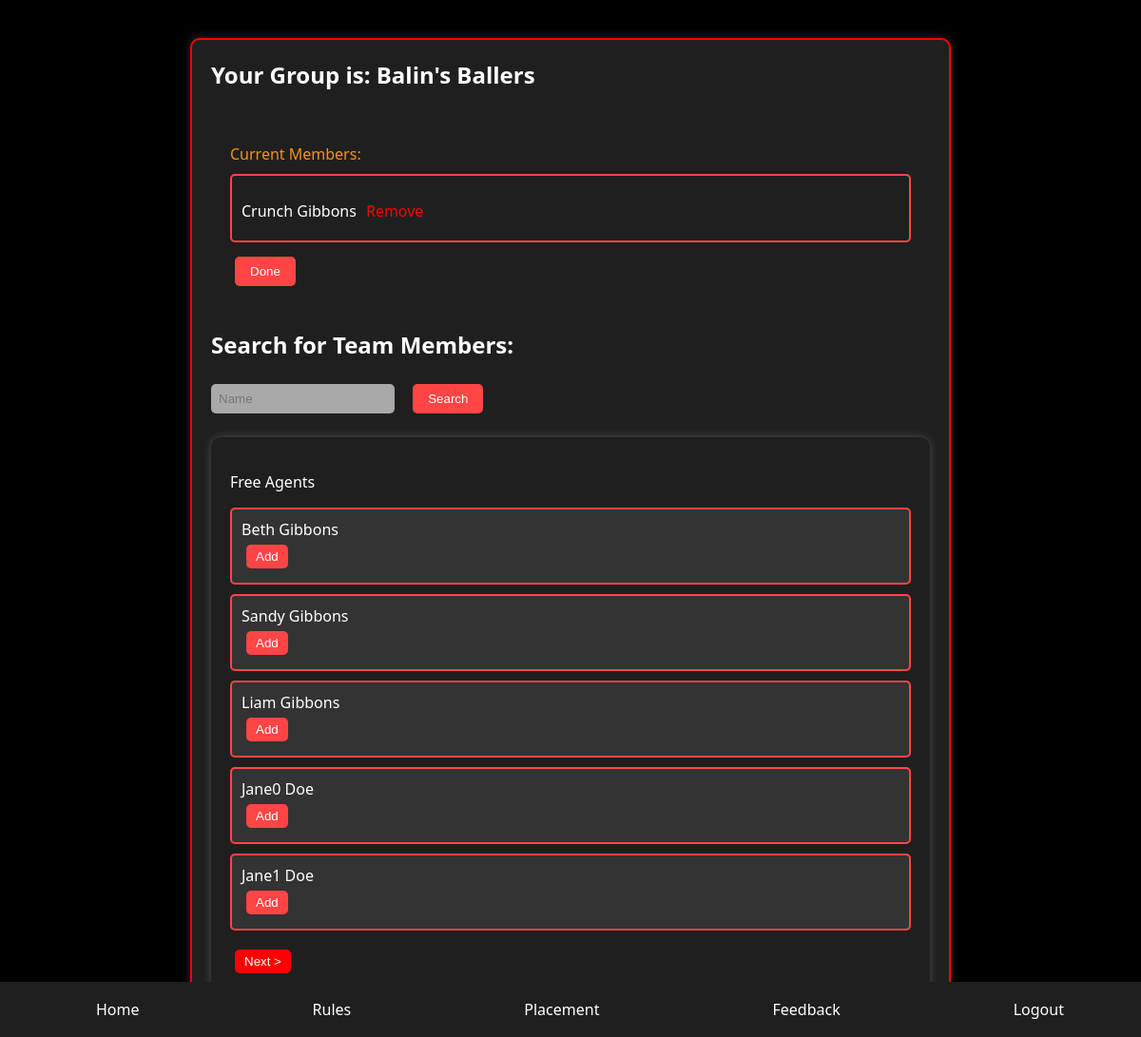
Screenshot of /placement/ (signed in) with the database file from the repository.
### users/models.py (models this page shows, shortened)
class AgentGroup(models.Model):
    group_name = models.CharField(max_length = 255, blank=True, null=True)
    players = models.ManyToManyField(Player)
    is_out = models.BooleanField(default=False)
    target_group_name = models.CharField(max_length=255, blank=True, null=True)
    target_group_pk = models.IntegerField(null=True, blank=True)
    kills = models.IntegerField(default=0)
    is_playing = models.BooleanField(default=True)
    is_winner = models.BooleanField(default=False)

class Player(models.Model):
    user = models.OneToOneField(CustomUser, on_delete=models.CASCADE)
    is_dead = models.BooleanField(default=False)
    target_name = models.CharField(max_length=255, blank=True, null=True)
    target_pk = models.IntegerField(null=True, blank=True)
    agent_name = models.CharField(max_length=255, blank=True, null=True)
    kills = models.IntegerField(default=0)
    is_playing = models.BooleanField(default=True)
    is_winner = models.BooleanField(default=False)
    in_waiting = models.BooleanField(default=False)
    have_eliminated_today = models.BooleanField(default=False)

class CustomUser(AbstractUser):
    @property
    def name(self):
        return f"{self.first_name} {self.last_name}"

### users/views.py (the view)
# urls.py: path("placement/", views.placement, name='placement'),
def placement(request):
    new_team = request.GET.get("team_name")
    if new_team is not None:
        if len(AgentGroup.objects.filter(players=request.user.player)) == 0:
            new_group = AgentGroup.objects.create(group_name = new_team)
            new_group.players.add(request.user.player)
            new_group.save()
    player_added = request.GET.get("player_pk")
    if player_added is not None:
        current_group = AgentGroup.objects.filter(players=request.user.player)[0]
        current_group.players.add(Player.objects.get(pk=player_added))
        current_group.save()
    player_deleted = request.GET.get("player_cleared")
    if player_deleted is not None:
        current_group = AgentGroup.objects.filter(players=request.user.player)[0]
        current_group.players.remove(Player.objects.get(pk=player_deleted))
        current_group.save()
    is_placed = True
    current = request.user.player
    current_group = AgentGroup.objects.filter(players=current)
    if current_group == None or len(current_group) == 0:
        is_placed = False
        c_group = None
    else:
        c_group = current_group[0]
    all_players = Player.objects.all()
    search = request.GET.get('q')
    if search is not None:
        all_players = Player.objects.filter(user__first_name__icontains=search)
    players_not_on_team = [player for player in all_players if GameManager.player_on_team(player) is None]
    context = {'is_placed': is_placed, 'group': c_group, 'ggame': GameManager.is_placing_groups(), 'players': players_not_on_team}
    return render(request, "users/placement.html", context)

### users/game.py (called while the page is built)
    @staticmethod
    def player_on_team(player: Player):
        group = AgentGroup.objects.filter(players=player)
        length = len(group)
        match length:
            case 0:
                return None
            case 1:
                return group
            case _:
                raise IndexError("Player on too many teams")

    @staticmethod
    def is_placing_groups():
        if Game.objects.all() == None or len(Game.objects.all()) == 0:
            return False
        return Game.objects.all()[0].placing_groups == True

### users/templates/users/placement.html (shortened to what this page needs)
{% load static %}
<!DOCTYPE html>
<html lang="en">
<head>
    <link rel="stylesheet" href="{% static 'users/assassin.css' %}" />
</head>
<body>
    <div class="container">
        <div class="content">
            {% if is_placed %}
            <h2 class="team-name">Your Group is: {{ group.group_name }}</h2>
            <div class="team-container">
                <p class="team-heading">Current Members: </p>
                {% for player in group.players.all %}
                <div class="player-container">
                    <p class="team-item">{{ player.user.first_name }} {{ player.user.last_name }}</p>
                    <p class="team-item clear-link"><a href="{% url 'users:placement' %}?player_cleared={{ player.pk }}">Remove</a></p>
                </div>
                {% endfor %}
                <form action="{% url 'users:home' %}">
                    <button class="search-button"type="submit" name="button">Done</button>
                </form>
            </div>
            <div class="search-form">
                <div class="search-heading">
                    <h2>Search for Team Members:</h2>
                </div>
                <form action="{% url 'users:placement' %}" method="get">
                    <input class="search-input" type="text" name="q" placeholder="Name">
                    <button class="search-button"type="submit" name="button">Search</button>
                </form>
            </div>
            <div id="players-container" style="padding: 20px;">
                <p>Free Agents</p>
                <div id="player-list">
                    {% for player in players %}
                    <div class="player-item">
                        <p>{{ player.user.first_name }} {{ player.user.last_name }}</p>
                        <form action="{% url 'users:placement' %}" method="get">
                            <button type="submit" name="add">Add</button>
                        </form>
                    </div>
                    {% endfor %}
                </div>
                <div id="navigation">
                    <button id="next-btn">Next &gt;</button>
                </div>
            </div>
             {% endif %}
        </div>
    </div>
    <div class="navbar">
        <a href="{% url 'users:home' %}">Home</a>
        <a href="{% url 'users:rules' %}">Rules</a>
        {% if ggame %}
            <a href="{% url 'users:placement' %}">Placement</a>
        {% endif %}
        <a href="{% url 'users:complaints' %}">Feedback</a>
        <a href="{% url 'users:logout' %}">Logout</a>
    </div>
</body>
</html>

### users/static/users/assassin.css (style rules this page uses)
body { background-color: black; color: white; font-family: 'Segoe UI', Tahoma, Geneva, Verdana, sans-serif; margin: 0; }
.container { max-width: 800px; margin: 0 auto; padding: 20px; }
.content { border: 2px solid red; padding: 20px; border-radius: 10px; margin-top: 20px; background-color: #1f1f1f; box-shadow: 0 0 10px rgba(255, 255, 255, 0.2); }
button { background-color: red; color: white; padding: 10px 20px; margin: 5px; border: none; border-radius: 5px; cursor: pointer; transition: background-color 0.3s ease; }
a { color: red; text-decoration: none; transition: color 0.3s ease; }
.navbar { position: fixed; bottom: 0; width: 100%; background-color: #1f1f1f; padding: 10px; display: flex; justify-content: space-around; }
.navbar a { color: white; text-decoration: none; padding: 8px 12px; border-radius: 5px; transition: background-color 0.3s, color 0.3s; }

### users/templates/users/placement.html (style rules this page uses)
#players-container { padding: 20px; margin-top: 20px; background-color: #1f1f1f; border-radius: 10px; box-shadow: 0 0 10px rgba(255, 255, 255, 0.2); }
.player-item { display: flex; flex-direction: row; align-items: center; justify-content: space-between; padding: 10px; margin-bottom: 10px; border-radius: 5px; background-color: #333; border: 2px solid #FF4545; }
.player-item p { color: white; margin: 0; }
.player-item button { background-color: #FF4545; color: white; border: none; border-radius: 5px; padding: 5px 10px; cursor: pointer; transition: background-color 0.3s ease; }
#navigation { margin-top: 20px; }
#prev-btn, #next-btn { background-color: red; color: white; border: none; border-radius: 5px; padding: 5px 10px; cursor: pointer; transition: background-color 0.3s ease; }
.team-container { margin-top: 20px; padding: 20px; background-color: #1f1f1f; border-radius: 10px; }
.team-heading { color: #f59415; margin-bottom: 10px; }
.team-item { margin-bottom: 10px; }
.team-name { color: white; margin: 0; }
.search-form { margin-top: 20px; background-color: #1f1f1f; margin-bottom: 20px; }
.search-input { flex-grow: 1; padding: 8px; border: none; border-radius: 5px; margin-right: 10px; background-color: darkgray; color: white; }
.search-button { background-color: #FF4545; color: white; border: none; border-radius: 5px; padding: 8px 16px; cursor: pointer; transition: background-color 0.3s ease; }
.clear-link { color: white; text-decoration: none; margin-left: 10px; transition: color 0.3s ease; }
.player-container { display: flex; align-items: center; border: 2px solid #FF4545; border-radius: 5px; padding: 10px; margin-bottom: 10px; }
.clear-link { margin-left: 10px; }
.search-heading { margin-bottom: 10px; }

### rows the page displays
AgentGroup: group_name "Balin's Ballers"
Player: user.first_name "Crunch", user.last_name "Gibbons"
Player: user.first_name "Beth", user.last_name "Gibbons"
Player: user.first_name "Sandy", user.last_name "Gibbons"
Player: user.first_name "Liam", user.last_name "Gibbons"
Player: user.first_name "Jane0", user.last_name "Doe"
Player: user.first_name "Jane1", user.last_name "Doe"
